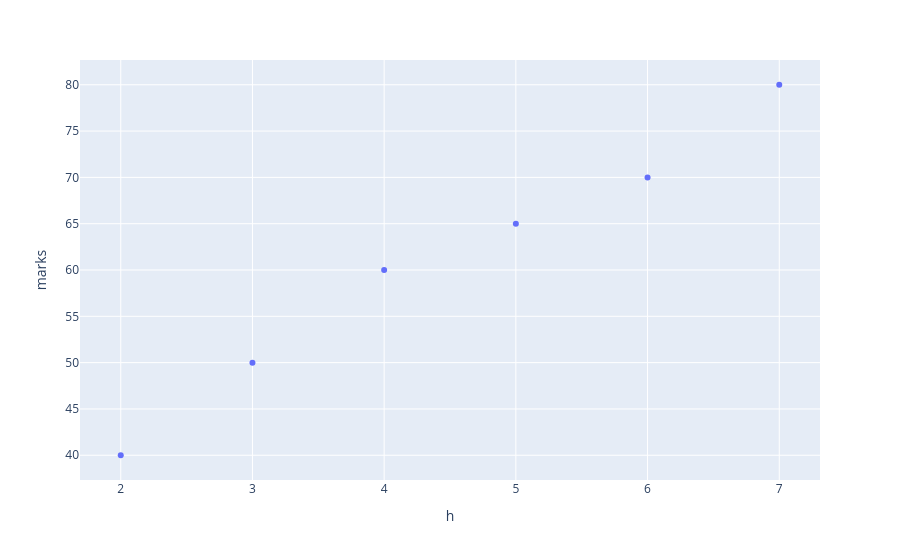

The cell this chart's notebook holds for it:
### Code cell
fig1 = px.scatter(data,x='h' , y='marks')
fig1.show()

### Figure 1 — Plotly figure (JSON) as saved in the notebook; plotly's stock layout.template omitted (floating-point values rounded to 4 significant figures)
{"data": [{"hovertemplate": "h=%{x}<br>marks=%{y}<extra></extra>", "legendgroup": "", "marker": {"color": "#636efa", "symbol": "circle"}, "mode": "markers", "name": "", "orientation": "v", "showlegend": false, "type": "scatter", "x": [2, 3, 4, 5, 6, 7], "xaxis": "x", "y": [40, 50, 60, 65, 70, 80], "yaxis": "y"}], "layout": {"legend": {"tracegroupgap": 0}, "margin": {"t": 60}, "xaxis": {"anchor": "y", "domain": [0, 1], "title": {"text": "h"}}, "yaxis": {"anchor": "x", "domain": [0, 1], "title": {"text": "marks"}}}}
